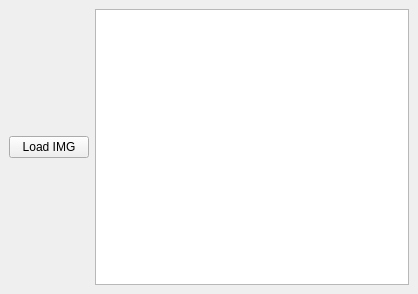
<?xml version="1.0" encoding="UTF-8"?>
<ui version="4.0">
 <class>MainWindow</class>
 <widget class="QMainWindow" name="MainWindow">
  <property name="geometry">
   <rect>
    <x>0</x>
    <y>0</y>
    <width>418</width>
    <height>294</height>
   </rect>
  </property>
  <property name="windowTitle">
   <string>MainWindow</string>
  </property>
  <widget class="QWidget" name="centralwidget">
   <layout class="QHBoxLayout" name="horizontalLayout">
    <item>
     <widget class="QPushButton" name="LoadButton">
      <property name="text">
       <string>Load IMG</string>
      </property>
     </widget>
    </item>
    <item>
     <widget class="QGraphicsView" name="graphicsView"/>
    </item>
   </layout>
  </widget>
 </widget>
 <resources/>
 <connections/>
</ui>
